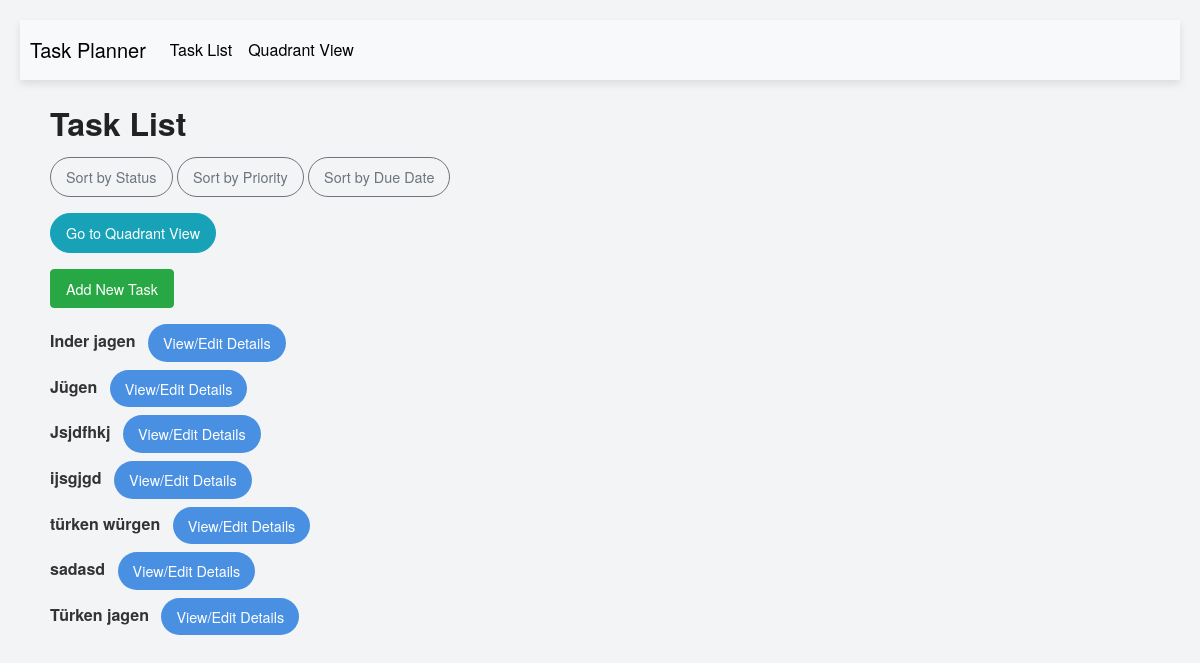
Before: / with the older database file.
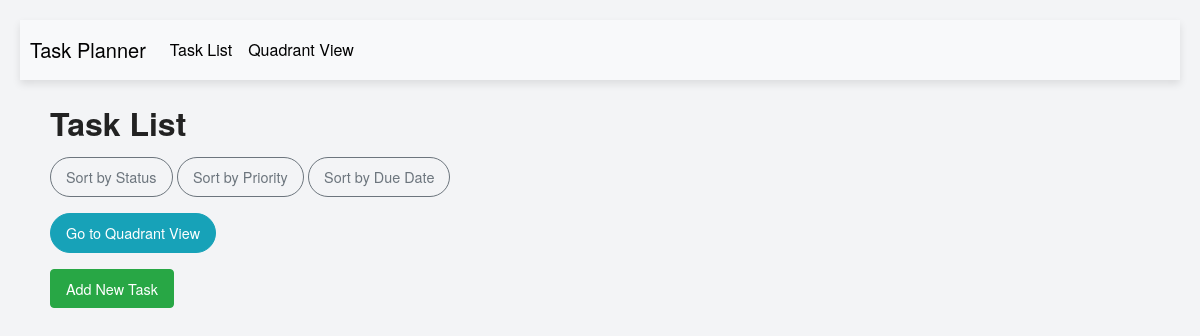
After: the same page with the newer database file.
### app/models.py (models this page shows)
class Task(db.Model):
    __tablename__ = 'task'
    id = db.Column(db.Integer, primary_key=True)
    title = db.Column(db.String(100), nullable=False)
    description = db.Column(db.String(500))  # Can be empty
    due_date = db.Column(db.DateTime, nullable=True)  # Optional due date
    estimated_time = db.Column(db.Integer, nullable=True)  # Optional time
    priority = db.Column(db.Integer, CheckConstraint('priority BETWEEN 1 AND 5'), nullable=True)  # Optional with default
    status = db.Column(db.Enum("to do", "doing", "done"), default="to do", nullable=False)  # Default to 'to do'
    reminder = db.Column(db.DateTime, nullable=True)
    created_at = db.Column(db.DateTime, default=datetime.utcnow)
    updated_at = db.Column(db.DateTime, onupdate=datetime.utcnow)
    user_id = db.Column(db.Integer, db.ForeignKey('user.id'))
    user = db.relationship('User', back_populates='tasks')
    quadrant = db.Column(db.String(50), nullable=True)

### app/routes.py (the view)
@main.route('/')
def index():
    sort_by = request.args.get('sort_by')
    if sort_by == 'status':
        tasks = Task.query.order_by(Task.status).all()
    elif sort_by == 'priority':
        tasks = Task.query.order_by(Task.priority.desc()).all()  # High priority first
    elif sort_by == 'due_date':
        tasks = Task.query.order_by(Task.due_date).all()
    else:
        tasks = Task.query.all()  # Default sorting
    return render_template('index.html', tasks=tasks)

### app/templates/index.html (shortened to what this page needs)
{% extends 'layout.html' %}
{% block main %}
<div class="container">
    <h1 class="mt-4">Task List</h1>
    <div class="mb-3">
        <a href="{{ url_for('main.index', sort_by='status') }}" class="btn btn-outline-secondary btn-sm">Sort by Status</a>
        <a href="{{ url_for('main.index', sort_by='priority') }}" class="btn btn-outline-secondary btn-sm">Sort by Priority</a>
        <a href="{{ url_for('main.index', sort_by='due_date') }}" class="btn btn-outline-secondary btn-sm">Sort by Due Date</a>
    </div>
    <div class="mb-3">
        <a href="{{ url_for('main.quadrant_view') }}" class="btn btn-info">Go to Quadrant View</a>
    </div>
    <button type="button" class="btn btn-success mb-3" data-toggle="modal" data-target="#addTaskModal">
        Add New Task
    </button>
    <ul class="list-unstyled">
        {% for task in tasks %}
            <li class="mb-2">
                <strong>{{ task.title }}</strong>
                <button type="button" class="btn btn-primary btn-sm ml-2" data-toggle="modal" data-target="#taskModal{{ task.id }}">
                    View/Edit Details
                </button>
            </li>
        {% endfor %}
    </ul>
</div>
{% endblock %}

Changed rows visible on the page:
removed Task: title "Inder jagen"
removed Task: title "Jügen"
removed Task: title "Jsjdfhkj"
removed Task: title "ijsgjgd"
removed Task: title "türken würgen"
removed Task: title "sadasd"
removed Task: title "Türken jagen"
